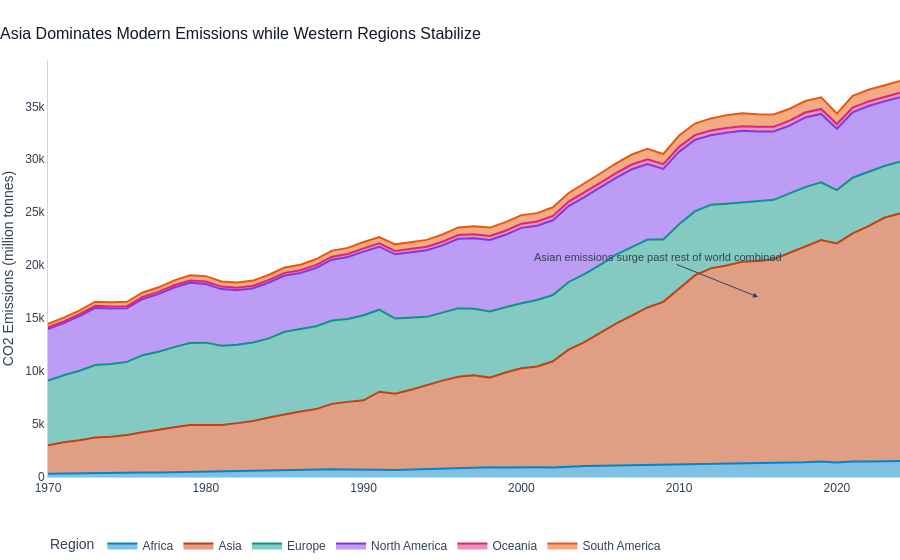

Notebook code cell kept with this figure:
### Markdown cell above
## 1. Regional Shifts
**Question:** How has the global share of CO2 emissions by region shifted over the last 50 years?

### Code cell
regions = ['Asia', 'Europe', 'North America', 'South America', 'Africa', 'Oceania']
df_regions = df[(df['country'].isin(regions)) & (df['year'] >= 1970)].copy()

fig = px.area(df_regions, x='year', y='co2', color='country', 
              color_discrete_sequence=colors_seq,
              labels={'co2': 'CO2 Emissions (million tonnes)', 'year': 'Year', 'country': 'Region'})
apply_plotly_theme(fig, "Asia Dominates Modern Emissions while Western Regions Stabilize", "CO2 Emissions (million tonnes)")
fig.add_annotation(
    x=2015, y=17000,
    text="Asian emissions surge past rest of world combined",
    showarrow=True, arrowhead=2, arrowcolor="#334155",
    ax=-100, ay=-40,
    font=dict(size=11, color="#334155")
)
fig.show()

### Figure 1 — Plotly figure (JSON) as saved in the notebook; plotly's stock layout.template omitted (floating-point values rounded to 4 significant figures)
{"data": [{"fillpattern": {"shape": ""}, "hovertemplate": "Region=Africa<br>Year=%{x}<br>CO2 Emissions (million tonnes)=%{y}<extra></extra>", "legendgroup": "Africa", "line": {"color": "#0284c7"}, "marker": {"symbol": "circle"}, "mode": "lines", "name": "Africa", "orientation": "v", "showlegend": true, "stackgroup": "1", "type": "scatter", "x": [1970, 1971, 1972, 1973, 1974, 1975, 1976, 1977, 1978, 1979, 1980, 1981, 1982, 1983, 1984, 1985, 1986, 1987, 1988, 1989, 1990, 1991, 1992, 1993, 1994, 1995, 1996, 1997, 1998, 1999, 2000, 2001, 2002, 2003, 2004, 2005, 2006, 2007, 2008, 2009, 2010, 2011, 2012, 2013, 2014, 2015, 2016, 2017, 2018, 2019, 2020, 2021, 2022, 2023, 2024], "xaxis": "x", "y": [302.4, 331.6, 351.6, 377.7, 388.0, 386.8, 419.7, 432.7, 462.0, 498.7, 535.7, 548.5, 571.4, 594.3, 648.8, 665.5, 689.1, 689.0, 723.9, 696.7, 655.8, 684.2, 663.7, 704.6, 788.8, 842.3, 870.8, 892.6, 911.2, 897.5, 927.9, 917.3, 897.0, 988.1, 1044.0, 1056.0, 1085.0, 1114.0, 1166.0, 1161.0, 1216.0, 1265.0, 1264.0, 1281.0, 1361.0, 1336.0, 1367.0, 1377.0, 1391.0, 1456.0, 1369.0, 1475.0, 1459.0, 1482.0, 1502.0], "yaxis": "y"}, {"fillpattern": {"shape": ""}, "hovertemplate": "Region=Asia<br>Year=%{x}<br>CO2 Emissions (million tonnes)=%{y}<extra></extra>", "legendgroup": "Asia", "line": {"color": "#c2410c"}, "marker": {"symbol": "circle"}, "mode": "lines", "name": "Asia", "orientation": "v", "showlegend": true, "stackgroup": "1", "type": "scatter", "x": [1970, 1971, 1972, 1973, 1974, 1975, 1976, 1977, 1978, 1979, 1980, 1981, 1982, 1983, 1984, 1985, 1986, 1987, 1988, 1989, 1990, 1991, 1992, 1993, 1994, 1995, 1996, 1997, 1998, 1999, 2000, 2001, 2002, 2003, 2004, 2005, 2006, 2007, 2008, 2009, 2010, 2011, 2012, 2013, 2014, 2015, 2016, 2017, 2018, 2019, 2020, 2021, 2022, 2023, 2024], "xaxis": "x", "y": [2697.0, 2953.0, 3128.0, 3351.0, 3410.0, 3577.0, 3803.0, 4048.0, 4230.0, 4404.0, 4399.0, 4372.0, 4516.0, 4697.0, 4971.0, 5261.0, 5486.0, 5722.0, 6182.0, 6397.0, 6582.0, 7373.0, 7207.0, 7534.0, 7885.0, 8256.0, 8597.0, 8721.0, 8474.0, 8965.0, 9331.0, 9518.0, 10030.0, 11040.0, 11690.0, 12550.0, 13390.0, 14120.0, 14840.0, 15380.0, 16540.0, 17770.0, 18440.0, 18690.0, 18960.0, 19070.0, 19200.0, 19780.0, 20370.0, 20930.0, 20690.0, 21520.0, 22240.0, 23000.0, 23390.0], "yaxis": "y"}, {"fillpattern": {"shape": ""}, "hovertemplate": "Region=Europe<br>Year=%{x}<br>CO2 Emissions (million tonnes)=%{y}<extra></extra>", "legendgroup": "Europe", "line": {"color": "#0d9488"}, "marker": {"symbol": "circle"}, "mode": "lines", "name": "Europe", "orientation": "v", "showlegend": true, "stackgroup": "1", "type": "scatter", "x": [1970, 1971, 1972, 1973, 1974, 1975, 1976, 1977, 1978, 1979, 1980, 1981, 1982, 1983, 1984, 1985, 1986, 1987, 1988, 1989, 1990, 1991, 1992, 1993, 1994, 1995, 1996, 1997, 1998, 1999, 2000, 2001, 2002, 2003, 2004, 2005, 2006, 2007, 2008, 2009, 2010, 2011, 2012, 2013, 2014, 2015, 2016, 2017, 2018, 2019, 2020, 2021, 2022, 2023, 2024], "xaxis": "x", "y": [6099.0, 6328.0, 6557.0, 6850.0, 6868.0, 6907.0, 7282.0, 7339.0, 7571.0, 7750.0, 7754.0, 7472.0, 7412.0, 7418.0, 7469.0, 7793.0, 7806.0, 7827.0, 7866.0, 7831.0, 8039.0, 7740.0, 7094.0, 6806.0, 6446.0, 6422.0, 6472.0, 6267.0, 6241.0, 6157.0, 6156.0, 6283.0, 6249.0, 6391.0, 6419.0, 6428.0, 6529.0, 6473.0, 6407.0, 5893.0, 6117.0, 6044.0, 5999.0, 5840.0, 5609.0, 5613.0, 5598.0, 5632.0, 5614.0, 5437.0, 5026.0, 5265.0, 5096.0, 4887.0, 4881.0], "yaxis": "y"}, {"fillpattern": {"shape": ""}, "hovertemplate": "Region=North America<br>Year=%{x}<br>CO2 Emissions (million tonnes)=%{y}<extra></extra>", "legendgroup": "North America", "line": {"color": "#7c3aed"}, "marker": {"symbol": "circle"}, "mode": "lines", "name": "North America", "orientation": "v", "showlegend": true, "stackgroup": "1", "type": "scatter", "x": [1970, 1971, 1972, 1973, 1974, 1975, 1976, 1977, 1978, 1979, 1980, 1981, 1982, 1983, 1984, 1985, 1986, 1987, 1988, 1989, 1990, 1991, 1992, 1993, 1994, 1995, 1996, 1997, 1998, 1999, 2000, 2001, 2002, 2003, 2004, 2005, 2006, 2007, 2008, 2009, 2010, 2011, 2012, 2013, 2014, 2015, 2016, 2017, 2018, 2019, 2020, 2021, 2022, 2023, 2024], "xaxis": "x", "y": [4863.0, 4916.0, 5162.0, 5389.0, 5238.0, 5064.0, 5308.0, 5451.0, 5633.0, 5692.0, 5542.0, 5351.0, 5127.0, 5119.0, 5277.0, 5306.0, 5283.0, 5520.0, 5751.0, 5844.0, 5999.0, 5948.0, 6065.0, 6172.0, 6286.0, 6349.0, 6557.0, 6671.0, 6761.0, 6849.0, 7112.0, 7005.0, 7062.0, 7171.0, 7270.0, 7313.0, 7249.0, 7353.0, 7133.0, 6653.0, 6852.0, 6757.0, 6566.0, 6709.0, 6755.0, 6593.0, 6454.0, 6397.0, 6576.0, 6463.0, 5798.0, 6177.0, 6236.0, 6105.0, 6084.0], "yaxis": "y"}, {"fillpattern": {"shape": ""}, "hovertemplate": "Region=Oceania<br>Year=%{x}<br>CO2 Emissions (million tonnes)=%{y}<extra></extra>", "legendgroup": "Oceania", "line": {"color": "#db2777"}, "marker": {"symbol": "circle"}, "mode": "lines", "name": "Oceania", "orientation": "v", "showlegend": true, "stackgroup": "1", "type": "scatter", "x": [1970, 1971, 1972, 1973, 1974, 1975, 1976, 1977, 1978, 1979, 1980, 1981, 1982, 1983, 1984, 1985, 1986, 1987, 1988, 1989, 1990, 1991, 1992, 1993, 1994, 1995, 1996, 1997, 1998, 1999, 2000, 2001, 2002, 2003, 2004, 2005, 2006, 2007, 2008, 2009, 2010, 2011, 2012, 2013, 2014, 2015, 2016, 2017, 2018, 2019, 2020, 2021, 2022, 2023, 2024], "xaxis": "x", "y": [166.2, 170.6, 174.0, 193.6, 190.7, 196.8, 194.2, 207.6, 213.8, 214.0, 227.4, 235.8, 241.3, 230.6, 241.8, 251.9, 252.4, 264.3, 271.8, 287.9, 309.4, 311.6, 318.6, 322.9, 328.0, 339.5, 348.0, 358.4, 371.7, 382.5, 390.0, 400.3, 405.9, 416.9, 428.5, 433.4, 439.8, 448.1, 453.1, 452.8, 451.6, 450.4, 452.2, 445.0, 442.7, 451.4, 460.1, 465.1, 467.9, 468.9, 449.5, 439.1, 433.5, 433.2, 436.9], "yaxis": "y"}, {"fillpattern": {"shape": ""}, "hovertemplate": "Region=South America<br>Year=%{x}<br>CO2 Emissions (million tonnes)=%{y}<extra></extra>", "legendgroup": "South America", "line": {"color": "#ea580c"}, "marker": {"symbol": "circle"}, "mode": "lines", "name": "South America", "orientation": "v", "showlegend": true, "stackgroup": "1", "type": "scatter", "x": [1970, 1971, 1972, 1973, 1974, 1975, 1976, 1977, 1978, 1979, 1980, 1981, 1982, 1983, 1984, 1985, 1986, 1987, 1988, 1989, 1990, 1991, 1992, 1993, 1994, 1995, 1996, 1997, 1998, 1999, 2000, 2001, 2002, 2003, 2004, 2005, 2006, 2007, 2008, 2009, 2010, 2011, 2012, 2013, 2014, 2015, 2016, 2017, 2018, 2019, 2020, 2021, 2022, 2023, 2024], "xaxis": "x", "y": [337.8, 346.5, 362.5, 392.6, 416.5, 411.6, 419.3, 434.8, 462.1, 494.3, 508.4, 489.8, 490.9, 485.9, 491.6, 501.9, 529.9, 557.4, 580.4, 579.9, 598.4, 606.1, 618.0, 652.7, 655.6, 689.7, 719.9, 766.8, 791.1, 812.9, 812.0, 791.5, 819.7, 820.5, 857.0, 881.9, 909.8, 944.9, 988.7, 961.3, 1072.0, 1088.0, 1142.0, 1206.0, 1221.0, 1187.0, 1142.0, 1126.0, 1082.0, 1095.0, 984.0, 1111.0, 1100.0, 1107.0, 1110.0], "yaxis": "y"}], "layout": {"annotations": [{"arrowcolor": "#334155", "arrowhead": 2, "ax": -100, "ay": -40, "font": {"color": "#334155", "size": 11}, "showarrow": true, "text": "Asian emissions surge past rest of world combined", "x": 2015, "y": 17000}], "font": {"color": "#334155", "family": "Outfit, sans-serif"}, "legend": {"orientation": "h", "title": {"text": "Region"}, "tracegroupgap": 0, "x": 0, "xanchor": "left", "y": -0.2, "yanchor": "bottom"}, "margin": {"b": 40, "l": 0, "r": 0, "t": 60}, "paper_bgcolor": "rgba(0,0,0,0)", "plot_bgcolor": "rgba(0,0,0,0)", "title": {"font": {"color": "#0f172a", "family": "Outfit, sans-serif", "size": 16}, "text": "Asia Dominates Modern Emissions while Western Regions Stabilize", "x": 0, "xanchor": "left", "y": 0.95, "yanchor": "top"}, "xaxis": {"anchor": "y", "domain": [0.0, 1.0], "linecolor": "#cbd5e1", "showgrid": false, "title": {"text": ""}}, "yaxis": {"anchor": "x", "domain": [0.0, 1.0], "linecolor": "#cbd5e1", "showgrid": false, "title": {"text": "CO2 Emissions (million tonnes)"}}}}
